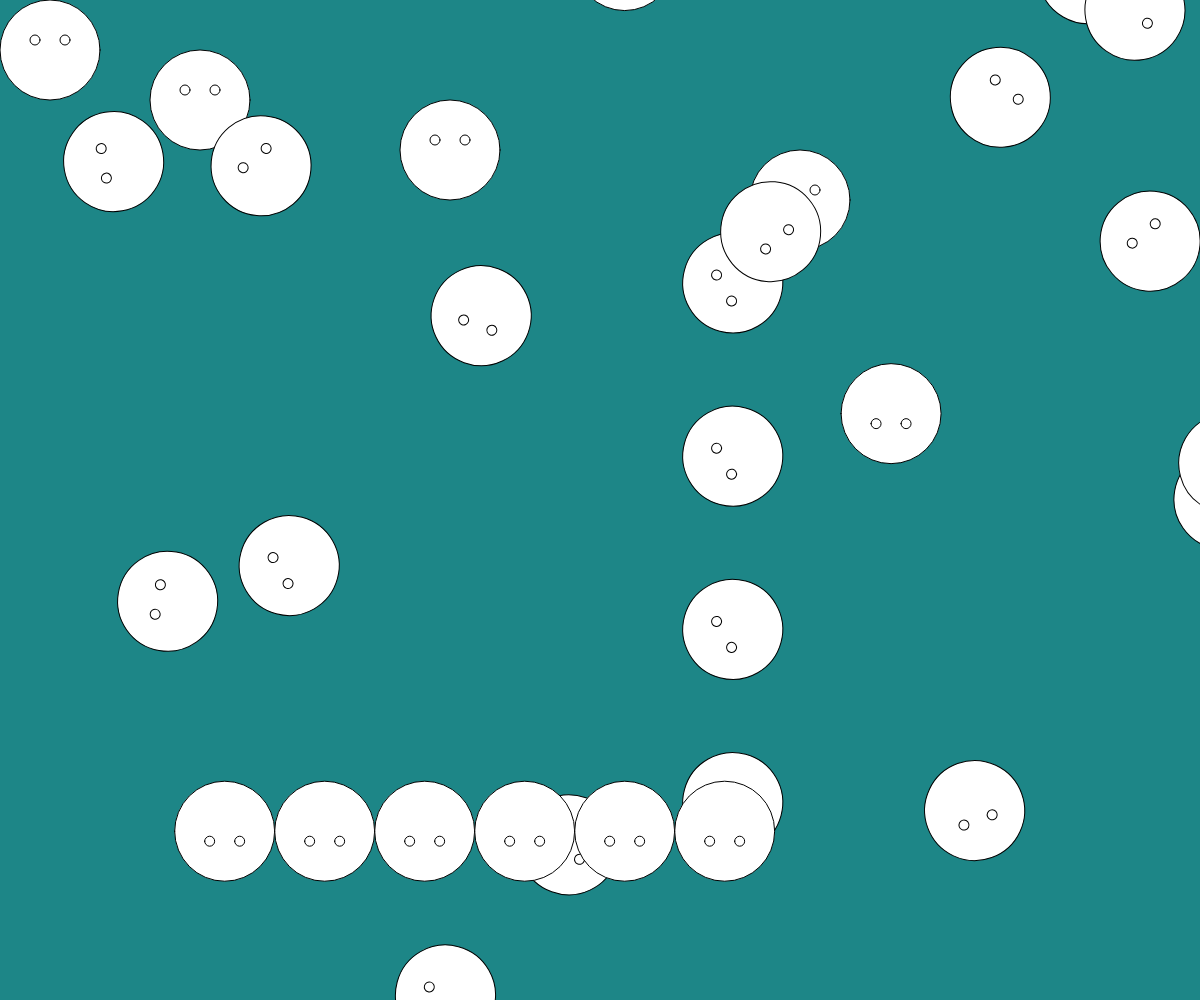
Frame 1 (no input)
Frame 60 (no input): identical to frame 1, image omitted
Frame 120 (the mouse pressed at the canvas centre since frame 60): identical to frame 1, image omitted

The p5.js sketch that drew this single still picture (run headless with seeded random() and noise() and a simulated clock; from frame 60 on, the mouse is pressed at the canvas centre):

// p5.js sketch
// ── sketch.js


function setup() {
  createCanvas(windowWidth, windowHeight);
  
  //iteration operaters
  //i++ : adds 1 to i
  //i-- : subtracts 1 from i
  //i+=2 : adds 2 to i
  //i-=2 : subtracts 2 from i
  //i*=2 : multiplies i by 2
  //i/=2 : divides i by 2

  //for(let i = 0; i<10; i++){ //draws 10 circles in a row
    //console.log(i);
   // circle(i*50+50, 50, 30);
  //}

}

function draw() {
background("rgba(29, 134, 135, 1)"); //background color

for(let y = 50;y < height;y += 100){
for(let x = 50;x < width;x += 100){
push();
translate(x,y);
let rotation;
rotation = map(y, 50, height-50, 0, PI);
rotate(rotation)

let randomRotation;
let randomAmount = 0.01;
let randomXDisp;
let randomYDisp;

randomXDisp = random(-y*randomAmount, y*randomAmount);
randomYDisp = random(-y*randomAmount, y*randomAmount);
//if mousePressed = true

//strokeWeight(4);
//fill("rgba(255, 0, 0, 0.5)");

circle(0, 0, 100);
circle(-15, -10, 10);
circle(15, -10, 10);


 //maps the mouseX position to an angle between 0 and 360 degrees

  //circle(x, 100, 100);
}
}
}

//push(); //push and pop to isolate the transformations
//translate(50,50)
//strokeWeight(4);
//fill("rgba(255, 0, 0, 0.5)"); //red with transparency
//circle(100, 100, 100);
////circle(85, 90, 5);
//circle(115, 90, 5);
//arc(100, 115, 50, 20, 0, PI);

//pop(); //restores the original transformation state

//}
